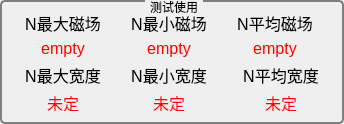
  <widget class="QGroupBox" name="groupBox_5">
   <property name="geometry">
    <rect>
     <x>1260</x>
     <y>420</y>
     <width>71</width>
     <height>41</height>
    </rect>
   </property>
   <property name="styleSheet">
    <string notr="true">QGroupBox{
background-color: qlineargradient(x1:0, y1:0, x2:0, y2:1,
stop:0#D3D3D3, stop: 1 #D3D3D3);
border:2px solid gray;
border-radius:5px;
margin-top:1ex;/* leave space at the top for the title */
}

QGroupBox::title {
subcontrol-origin: margin;
subcontrol-position: top center;
padding: 0 3px;
}</string>
   </property>
   <property name="title">
    <string>测试使用</string>
   </property>
   <layout class="QGridLayout" name="gridLayout_3">
    <item row="1" column="2" colspan="2">
     <widget class="QLabel" name="label_value_n_average">
      <property name="sizePolicy">
       <sizepolicy hsizetype="Fixed" vsizetype="Fixed">
        <horstretch>0</horstretch>
        <verstretch>0</verstretch>
       </sizepolicy>
      </property>
      <property name="minimumSize">
       <size>
        <width>100</width>
        <height>20</height>
       </size>
      </property>
      <property name="font">
       <font>
        <pointsize>12</pointsize>
       </font>
      </property>
      <property name="text">
       <string>&lt;html&gt;&lt;head/&gt;&lt;body&gt;&lt;p&gt;&lt;span style=&quot; color:#ff0000;&quot;&gt;empty&lt;/span&gt;&lt;/p&gt;&lt;/body&gt;&lt;/html&gt;</string>
      </property>
      <property name="alignment">
       <set>Qt::AlignCenter</set>
      </property>
     </widget>
    </item>
    <item row="3" column="0">
     <widget class="QLabel" name="label_value_width_n_max">
      <property name="sizePolicy">
       <sizepolicy hsizetype="Fixed" vsizetype="Fixed">
        <horstretch>0</horstretch>
        <verstretch>0</verstretch>
       </sizepolicy>
      </property>
      <property name="minimumSize">
       <size>
        <width>100</width>
        <height>20</height>
       </size>
      </property>
      <property name="font">
       <font>
        <pointsize>12</pointsize>
       </font>
      </property>
      <property name="text">
       <string>&lt;html&gt;&lt;head/&gt;&lt;body&gt;&lt;p&gt;&lt;span style=&quot; color:#ff0000;&quot;&gt;未定&lt;/span&gt;&lt;/p&gt;&lt;/body&gt;&lt;/html&gt;</string>
      </property>
      <property name="alignment">
       <set>Qt::AlignCenter</set>
      </property>
     </widget>
    </item>
    <item row="1" column="0">
     <widget class="QLabel" name="label_value_n_max">
      <property name="sizePolicy">
       <sizepolicy hsizetype="Fixed" vsizetype="Fixed">
        <horstretch>0</horstretch>
        <verstretch>0</verstretch>
       </sizepolicy>
      </property>
      <property name="minimumSize">
       <size>
        <width>100</width>
        <height>20</height>
       </size>
      </property>
      <property name="font">
       <font>
        <pointsize>12</pointsize>
       </font>
      </property>
      <property name="text">
       <string>&lt;html&gt;&lt;head/&gt;&lt;body&gt;&lt;p&gt;&lt;span style=&quot; color:#ff0000;&quot;&gt;empty&lt;/span&gt;&lt;/p&gt;&lt;/body&gt;&lt;/html&gt;</string>
      </property>
      <property name="alignment">
       <set>Qt::AlignCenter</set>
      </property>
     </widget>
    </item>
    <item row="2" column="3">
     <widget class="QLabel" name="label_51">
      <property name="sizePolicy">
       <sizepolicy hsizetype="Fixed" vsizetype="Fixed">
        <horstretch>0</horstretch>
        <verstretch>0</verstretch>
       </sizepolicy>
      </property>
      <property name="minimumSize">
       <size>
        <width>100</width>
        <height>20</height>
       </size>
      </property>
      <property name="font">
       <font>
        <pointsize>12</pointsize>
       </font>
      </property>
      <property name="text">
       <string>N平均宽度</string>
      </property>
      <property name="alignment">
       <set>Qt::AlignCenter</set>
      </property>
     </widget>
    </item>
    <item row="1" column="1">
     <widget class="QLabel" name="label_value_n_min">
      <property name="sizePolicy">
       <sizepolicy hsizetype="Fixed" vsizetype="Fixed">
        <horstretch>0</horstretch>
        <verstretch>0</verstretch>
       </sizepolicy>
      </property>
      <property name="minimumSize">
       <size>
        <width>100</width>
        <height>20</height>
       </size>
      </property>
      <property name="font">
       <font>
        <pointsize>12</pointsize>
       </font>
      </property>
      <property name="text">
       <string>&lt;html&gt;&lt;head/&gt;&lt;body&gt;&lt;p&gt;&lt;span style=&quot; color:#ff0000;&quot;&gt;empty&lt;/span&gt;&lt;/p&gt;&lt;/body&gt;&lt;/html&gt;</string>
      </property>
      <property name="alignment">
       <set>Qt::AlignCenter</set>
      </property>
     </widget>
    </item>
    <item row="2" column="1" colspan="2">
     <widget class="QLabel" name="label_50">
      <property name="sizePolicy">
       <sizepolicy hsizetype="Fixed" vsizetype="Fixed">
        <horstretch>0</horstretch>
        <verstretch>0</verstretch>
       </sizepolicy>
      </property>
      <property name="minimumSize">
       <size>
        <width>100</width>
        <height>20</height>
       </size>
      </property>
      <property name="font">
       <font>
        <pointsize>12</pointsize>
       </font>
      </property>
      <property name="text">
       <string>N最小宽度</string>
      </property>
      <property name="alignment">
       <set>Qt::AlignCenter</set>
      </property>
     </widget>
    </item>
    <item row="0" column="1">
     <widget class="QLabel" name="label_40">
      <property name="sizePolicy">
       <sizepolicy hsizetype="Fixed" vsizetype="Fixed">
        <horstretch>0</horstretch>
        <verstretch>0</verstretch>
       </sizepolicy>
      </property>
      <property name="minimumSize">
       <size>
        <width>100</width>
        <height>20</height>
       </size>
      </property>
      <property name="font">
       <font>
        <pointsize>12</pointsize>
       </font>
      </property>
      <property name="text">
       <string>N最小磁场</string>
      </property>
      <property name="alignment">
       <set>Qt::AlignCenter</set>
      </property>
     </widget>
    </item>
    <item row="3" column="3">
     <widget class="QLabel" name="label_value_width_n_average">
      <property name="sizePolicy">
       <sizepolicy hsizetype="Fixed" vsizetype="Fixed">
        <horstretch>0</horstretch>
        <verstretch>0</verstretch>
       </sizepolicy>
      </property>
      <property name="minimumSize">
       <size>
        <width>100</width>
        <height>20</height>
       </size>
      </property>
      <property name="font">
       <font>
        <pointsize>12</pointsize>
       </font>
      </property>
      <property name="text">
       <string>&lt;html&gt;&lt;head/&gt;&lt;body&gt;&lt;p&gt;&lt;span style=&quot; color:#ff0000;&quot;&gt;未定&lt;/span&gt;&lt;/p&gt;&lt;/body&gt;&lt;/html&gt;</string>
      </property>
      <property name="alignment">
       <set>Qt::AlignCenter</set>
      </property>
     </widget>
    </item>
    <item row="0" column="2" colspan="2">
     <widget class="QLabel" name="label_41">
      <property name="sizePolicy">
       <sizepolicy hsizetype="Fixed" vsizetype="Fixed">
        <horstretch>0</horstretch>
        <verstretch>0</verstretch>
       </sizepolicy>
      </property>
      <property name="minimumSize">
       <size>
        <width>100</width>
        <height>20</height>
       </size>
      </property>
      <property name="font">
       <font>
        <pointsize>12</pointsize>
       </font>
      </property>
      <property name="text">
       <string>N平均磁场</string>
      </property>
      <property name="alignment">
       <set>Qt::AlignCenter</set>
      </property>
     </widget>
    </item>
    <item row="2" column="0">
     <widget class="QLabel" name="label_42">
      <property name="sizePolicy">
       <sizepolicy hsizetype="Fixed" vsizetype="Fixed">
        <horstretch>0</horstretch>
        <verstretch>0</verstretch>
       </sizepolicy>
      </property>
      <property name="minimumSize">
       <size>
        <width>100</width>
        <height>20</height>
       </size>
      </property>
      <property name="font">
       <font>
        <pointsize>12</pointsize>
       </font>
      </property>
      <property name="text">
       <string>N最大宽度</string>
      </property>
      <property name="alignment">
       <set>Qt::AlignCenter</set>
      </property>
     </widget>
    </item>
    <item row="3" column="1" colspan="2">
     <widget class="QLabel" name="label_value_width_n_min">
      <property name="sizePolicy">
       <sizepolicy hsizetype="Fixed" vsizetype="Fixed">
        <horstretch>0</horstretch>
        <verstretch>0</verstretch>
       </sizepolicy>
      </property>
      <property name="minimumSize">
       <size>
        <width>100</width>
        <height>20</height>
       </size>
      </property>
      <property name="font">
       <font>
        <pointsize>12</pointsize>
       </font>
      </property>
      <property name="text">
       <string>&lt;html&gt;&lt;head/&gt;&lt;body&gt;&lt;p&gt;&lt;span style=&quot; color:#ff0000;&quot;&gt;未定&lt;/span&gt;&lt;/p&gt;&lt;/body&gt;&lt;/html&gt;</string>
      </property>
      <property name="alignment">
       <set>Qt::AlignCenter</set>
      </property>
     </widget>
    </item>
    <item row="0" column="0">
     <widget class="QLabel" name="label_39">
      <property name="sizePolicy">
       <sizepolicy hsizetype="Fixed" vsizetype="Fixed">
        <horstretch>0</horstretch>
        <verstretch>0</verstretch>
       </sizepolicy>
      </property>
      <property name="minimumSize">
       <size>
        <width>100</width>
        <height>20</height>
       </size>
      </property>
      <property name="font">
       <font>
        <pointsize>12</pointsize>
       </font>
      </property>
      <property name="text">
       <string>N最大磁场</string>
      </property>
      <property name="alignment">
       <set>Qt::AlignCenter</set>
      </property>
     </widget>
    </item>
   </layout>
  </widget>
